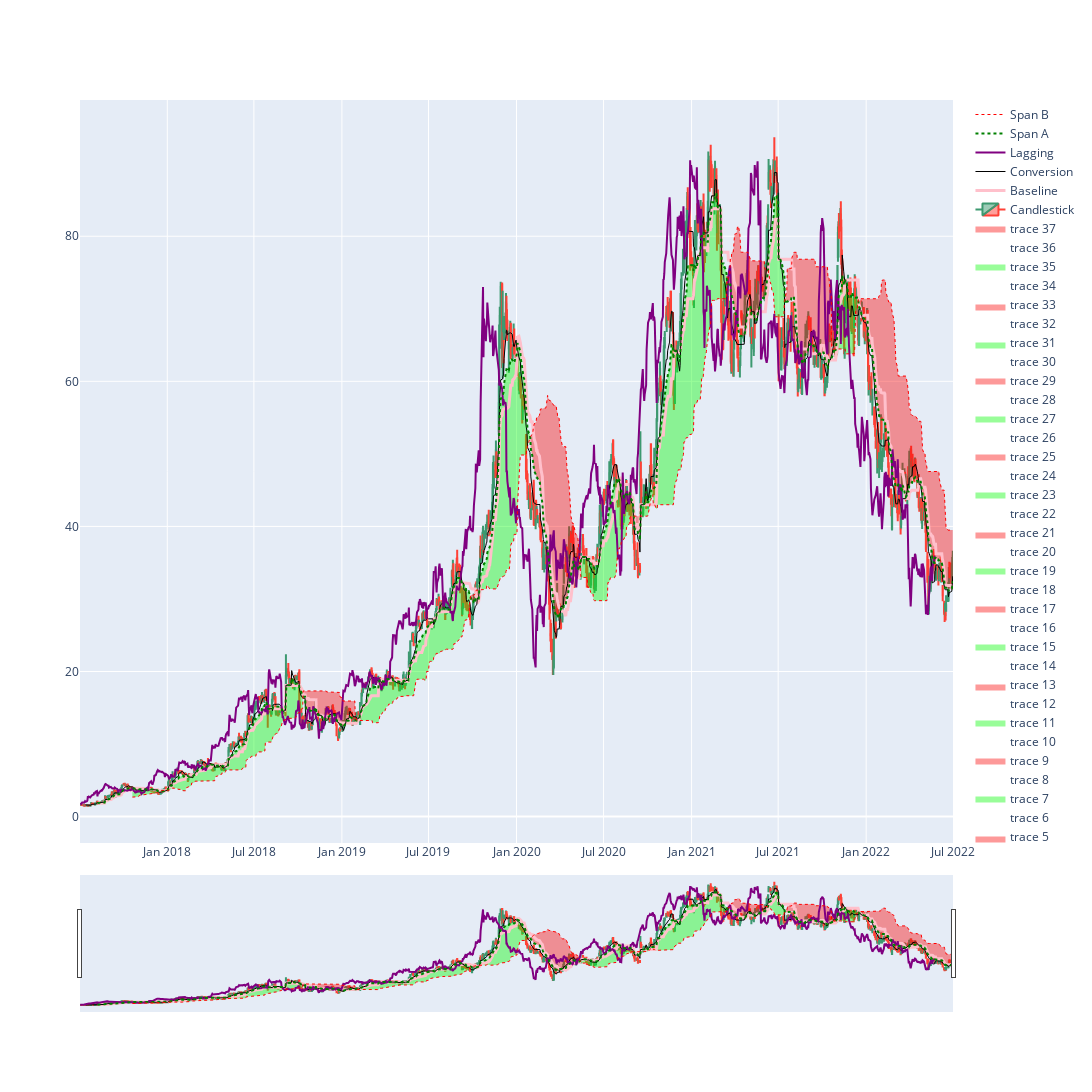

Source (notebook cell):
### Code cell
df_arwr = get_stock_df_from_csv('ARWR')
get_Ichimoku(df_arwr)
